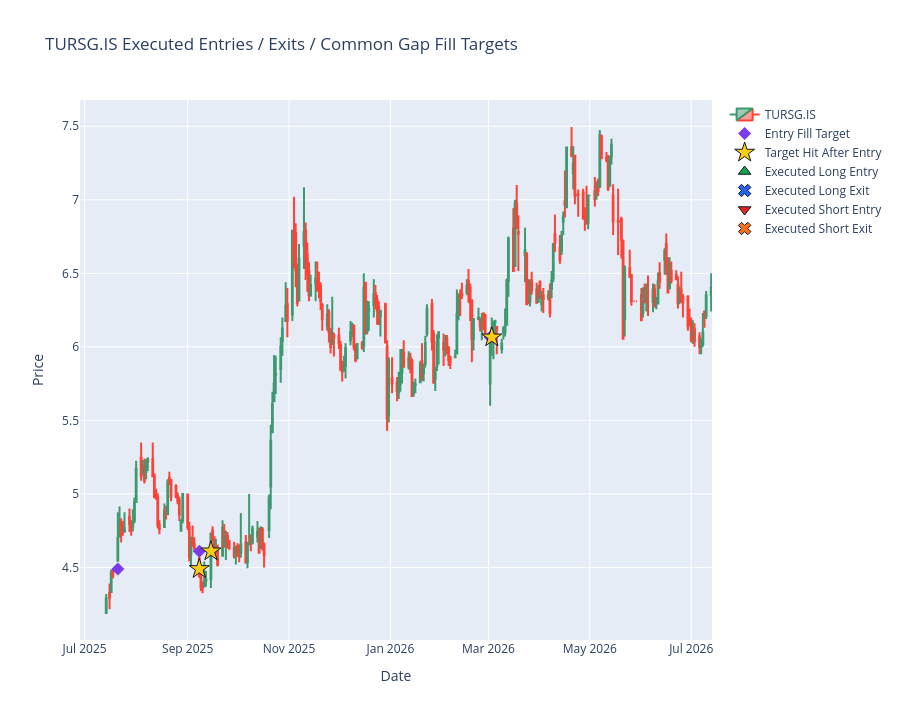
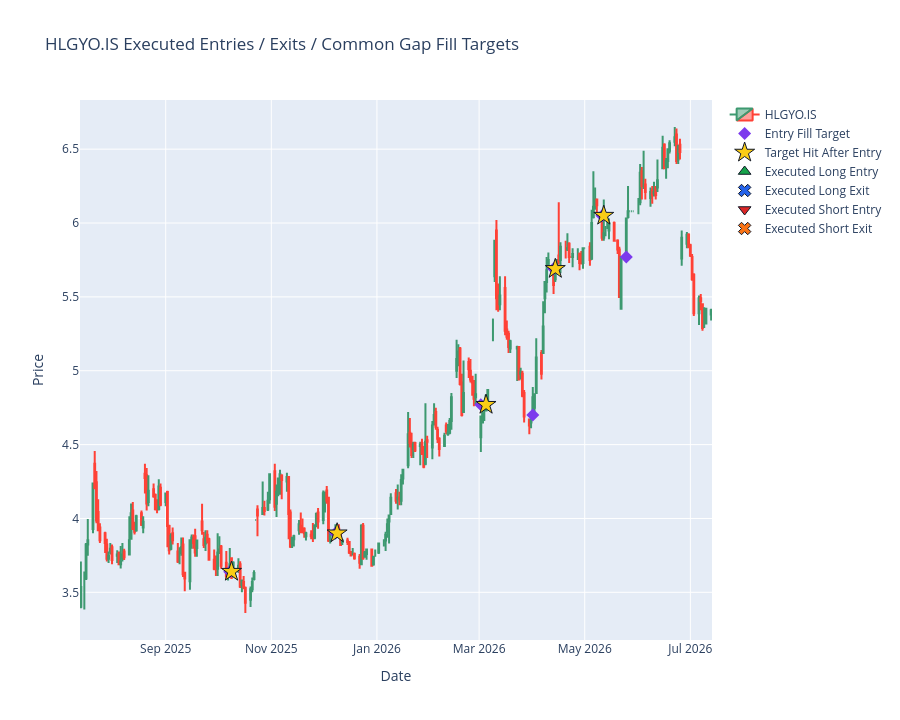

Notebook source saved alongside these figures, in order:
### Markdown cell above
## 10. Entry, Exit, And Common Gap Fill Visualization

Bu grafikler backtest sinyallerini ve common gap hedefini aynı mum üzerinde gösterir. Common Up için fill hedefi önceki günün high seviyesi, Common Down için fill hedefi önceki günün low seviyesidir.

### Code cell
ENTRY_EXIT_PLOT_WINDOW = 500

trades_for_plot = pf_gap.trades.records_readable.copy()
if not trades_for_plot.empty:
    trades_for_plot.columns = [str(column) for column in trades_for_plot.columns]

    def normalize_trade_column(value):
        if value in close.columns:
            return value
        try:
            return close.columns[int(value)]
        except (TypeError, ValueError, IndexError):
            return value

    if "Column" in trades_for_plot.columns:
        trades_for_plot["_symbol"] = trades_for_plot["Column"].map(normalize_trade_column)
    else:
        trades_for_plot["_symbol"] = None

    for timestamp_column in ["Entry Timestamp", "Exit Timestamp"]:
        if timestamp_column in trades_for_plot.columns:
            trades_for_plot[timestamp_column] = pd.to_datetime(trades_for_plot[timestamp_column])
else:
    trades_for_plot["_symbol"] = []

def first_trade_value(row: pd.Series, names: list[str]):
    for name in names:
        if name in row and pd.notna(row[name]):
            return row[name]
    return np.nan

log_step("entry_exit_plot_selection", plot_window=ENTRY_EXIT_PLOT_WINDOW, plotted_symbols=PLOT_SYMBOLS)

for symbol in PLOT_SYMBOLS:
    idx = close.index[-ENTRY_EXIT_PLOT_WINDOW:]
    sample = pd.DataFrame(
        {
            "open": open_[symbol],
            "high": high[symbol],
            "low": low[symbol],
            "close": close[symbol],
            "common_up": common_up[symbol],
            "common_down": common_down[symbol],
            "common_up_target_hit": common_up_target_hit[symbol],
            "common_down_target_hit": common_down_target_hit[symbol],
            "common_fill_target": common_fill_target[symbol],
            "common_target_hit_price": common_target_hit_price[symbol],
        }
    ).loc[idx]

    fig = go.Figure()
    fig.add_trace(
        go.Candlestick(
            x=sample.index,
            open=sample["open"],
            high=sample["high"],
            low=sample["low"],
            close=sample["close"],
            name=symbol,
        )
    )

    symbol_trades = trades_for_plot[trades_for_plot["_symbol"].eq(symbol)].copy()
    if not symbol_trades.empty and "Entry Timestamp" in symbol_trades.columns:
        symbol_trades = symbol_trades[
            symbol_trades["Entry Timestamp"].between(sample.index.min(), sample.index.max())
            | symbol_trades.get("Exit Timestamp", symbol_trades["Entry Timestamp"]).between(sample.index.min(), sample.index.max())
        ]

    for _, trade in symbol_trades.iterrows():
        direction = str(trade.get("Direction", "")).lower()
        is_short_trade = "short" in direction
        entry_ts = trade.get("Entry Timestamp")
        exit_ts = trade.get("Exit Timestamp")
        entry_price = first_trade_value(trade, ["Avg Entry Price", "Entry Price"])
        exit_price = first_trade_value(trade, ["Avg Exit Price", "Exit Price"])

        if pd.notna(entry_ts) and sample.index.min() <= entry_ts <= sample.index.max():
            fig.add_trace(
                go.Scatter(
                    x=[entry_ts],
                    y=[entry_price],
                    mode="markers",
                    marker=dict(
                        color="#dc2626" if is_short_trade else "#16a34a",
                        symbol="triangle-down" if is_short_trade else "triangle-up",
                        size=14,
                        line=dict(width=1, color="#111827"),
                    ),
                    name="Executed Short Entry" if is_short_trade else "Executed Long Entry",
                    showlegend=False,
                )
            )

        if pd.notna(exit_ts) and sample.index.min() <= exit_ts <= sample.index.max():
            fig.add_trace(
                go.Scatter(
                    x=[exit_ts],
                    y=[exit_price],
                    mode="markers",
                    marker=dict(
                        color="#f97316" if is_short_trade else "#2563eb",
                        symbol="x",
                        size=12,
                        line=dict(width=1, color="#111827"),
                    ),
                    name="Executed Short Exit" if is_short_trade else "Executed Long Exit",
                    showlegend=False,
                )
            )

    common_points = sample[sample["common_up"] | sample["common_down"]]
    if not common_points.empty:
        fig.add_trace(
            go.Scatter(
                x=common_points.index,
                y=common_points["common_fill_target"],
                mode="markers",
                marker=dict(color="#7c3aed", symbol="diamond", size=10),
                name="Entry Fill Target",
                text=np.where(
                    common_points["common_up"],
                    "Common Up short target: previous bar high",
                    "Common Down long target: previous bar low",
                ),
            )
        )

    hit_points = sample[sample["common_up_target_hit"] | sample["common_down_target_hit"]]
    if not hit_points.empty:
        fig.add_trace(
            go.Scatter(
                x=hit_points.index,
                y=hit_points["common_target_hit_price"],
                mode="markers",
                marker=dict(color="#facc15", symbol="star", size=15, line=dict(width=1, color="#111827")),
                name="Target Hit After Entry",
            )
        )

    legend_traces = [
        ("Executed Long Entry", "#16a34a", "triangle-up"),
        ("Executed Long Exit", "#2563eb", "x"),
        ("Executed Short Entry", "#dc2626", "triangle-down"),
        ("Executed Short Exit", "#f97316", "x"),
    ]
    for name, color, marker_symbol in legend_traces:
        fig.add_trace(
            go.Scatter(
                x=[None],
                y=[None],
                mode="markers",
                marker=dict(color=color, symbol=marker_symbol, size=11, line=dict(width=1, color="#111827")),
                name=name,
            )
        )

    fig.update_layout(
        title=f"{symbol} Executed Entries / Exits / Common Gap Fill Targets",
        xaxis_title="Date",
        yaxis_title="Price",
        xaxis_rangeslider_visible=False,
        height=720,
    )
    fig.show()

### Figure 1 — Plotly figure (JSON) as saved in the notebook; plotly's stock layout.template omitted (floating-point values rounded to 4 significant figures; data arrays with more than 128 entries replaced by an {"elided": "..."} marker saying what was removed)
{"data": [{"close": {"elided": "257 float values"}, "high": {"elided": "257 float values"}, "low": {"elided": "257 float values"}, "name": "TURSG.IS", "open": {"elided": "257 float values"}, "type": "candlestick", "x": {"elided": "257 str values"}}, {"marker": {"color": "#7c3aed", "size": 10, "symbol": "diamond"}, "mode": "markers", "name": "Entry Fill Target", "text": ["Common Up short target: previous bar high", "Common Down long target: previous bar low", "Common Down long target: previous bar low"], "type": "scatter", "x": ["2025-07-21T00:00:00.000000", "2025-09-08T00:00:00.000000", "2026-03-02T00:00:00.000000"], "y": [4.49, 4.61, 6.065]}, {"marker": {"color": "#facc15", "line": {"color": "#111827", "width": 1}, "size": 15, "symbol": "star"}, "mode": "markers", "name": "Target Hit After Entry", "type": "scatter", "x": ["2025-09-08T00:00:00.000000", "2025-09-15T00:00:00.000000", "2026-03-03T00:00:00.000000"], "y": [4.49, 4.61, 6.065]}, {"marker": {"color": "#16a34a", "line": {"color": "#111827", "width": 1}, "size": 11, "symbol": "triangle-up"}, "mode": "markers", "name": "Executed Long Entry", "type": "scatter", "x": [null], "y": [null]}, {"marker": {"color": "#2563eb", "line": {"color": "#111827", "width": 1}, "size": 11, "symbol": "x"}, "mode": "markers", "name": "Executed Long Exit", "type": "scatter", "x": [null], "y": [null]}, {"marker": {"color": "#dc2626", "line": {"color": "#111827", "width": 1}, "size": 11, "symbol": "triangle-down"}, "mode": "markers", "name": "Executed Short Entry", "type": "scatter", "x": [null], "y": [null]}, {"marker": {"color": "#f97316", "line": {"color": "#111827", "width": 1}, "size": 11, "symbol": "x"}, "mode": "markers", "name": "Executed Short Exit", "type": "scatter", "x": [null], "y": [null]}], "layout": {"height": 720, "title": {"text": "TURSG.IS Executed Entries / Exits / Common Gap Fill Targets"}, "xaxis": {"rangeslider": {"visible": false}, "title": {"text": "Date"}}, "yaxis": {"title": {"text": "Price"}}}}

### Figure 2 — Plotly figure (JSON) as saved in the notebook; plotly's stock layout.template omitted (floating-point values rounded to 4 significant figures; data arrays with more than 128 entries replaced by an {"elided": "..."} marker saying what was removed)
{"data": [{"close": {"elided": "257 float values"}, "high": {"elided": "257 float values"}, "low": {"elided": "257 float values"}, "name": "HLGYO.IS", "open": {"elided": "257 float values"}, "type": "candlestick", "x": {"elided": "257 str values"}}, {"marker": {"color": "#7c3aed", "size": 10, "symbol": "diamond"}, "mode": "markers", "name": "Entry Fill Target", "text": ["Common Up short target: previous bar high", "Common Up short target: previous bar high", "Common Down long target: previous bar low", "Common Up short target: previous bar high", "Common Down long target: previous bar low", "Common Down long target: previous bar low", "Common Up short target: previous bar high"], "type": "scatter", "x": ["2025-10-08T00:00:00.000000", "2025-12-08T00:00:00.000000", "2026-03-02T00:00:00.000000", "2026-04-01T00:00:00.000000", "2026-04-13T00:00:00.000000", "2026-05-11T00:00:00.000000", "2026-05-25T00:00:00.000000"], "y": [3.64, 3.9, 4.77, 4.7, 5.69, 6.05, 5.77]}, {"marker": {"color": "#facc15", "line": {"color": "#111827", "width": 1}, "size": 15, "symbol": "star"}, "mode": "markers", "name": "Target Hit After Entry", "type": "scatter", "x": ["2025-10-09T00:00:00.000000", "2025-12-09T00:00:00.000000", "2026-03-05T00:00:00.000000", "2026-04-14T00:00:00.000000", "2026-05-12T00:00:00.000000"], "y": [3.64, 3.9, 4.77, 5.69, 6.05]}, {"marker": {"color": "#16a34a", "line": {"color": "#111827", "width": 1}, "size": 11, "symbol": "triangle-up"}, "mode": "markers", "name": "Executed Long Entry", "type": "scatter", "x": [null], "y": [null]}, {"marker": {"color": "#2563eb", "line": {"color": "#111827", "width": 1}, "size": 11, "symbol": "x"}, "mode": "markers", "name": "Executed Long Exit", "type": "scatter", "x": [null], "y": [null]}, {"marker": {"color": "#dc2626", "line": {"color": "#111827", "width": 1}, "size": 11, "symbol": "triangle-down"}, "mode": "markers", "name": "Executed Short Entry", "type": "scatter", "x": [null], "y": [null]}, {"marker": {"color": "#f97316", "line": {"color": "#111827", "width": 1}, "size": 11, "symbol": "x"}, "mode": "markers", "name": "Executed Short Exit", "type": "scatter", "x": [null], "y": [null]}], "layout": {"height": 720, "title": {"text": "HLGYO.IS Executed Entries / Exits / Common Gap Fill Targets"}, "xaxis": {"rangeslider": {"visible": false}, "title": {"text": "Date"}}, "yaxis": {"title": {"text": "Price"}}}}
